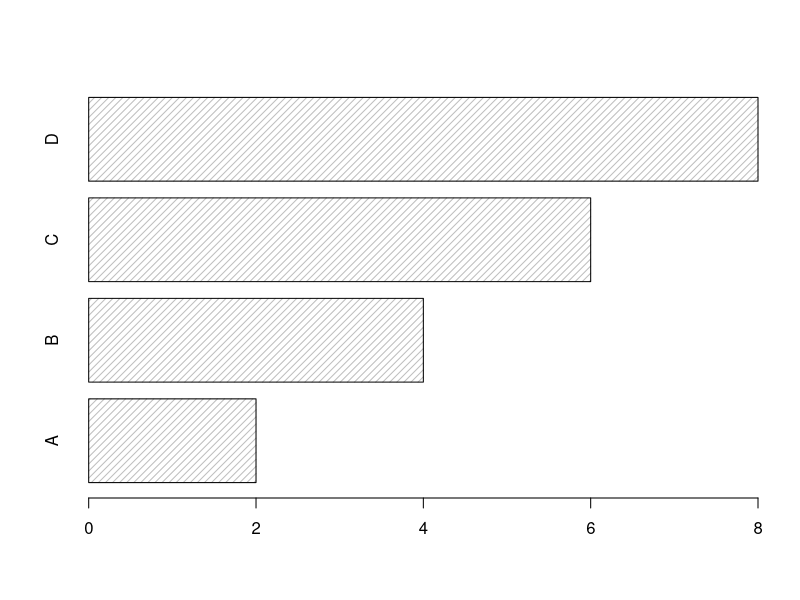

Here is the R script that generated this plot:
# x-axis values
x <- c("A", "B", "C", "D")

# y-axis values
y <- c(2, 4, 6, 8)

barplot(y, names.arg = x,density = 20,horiz = TRUE) 
